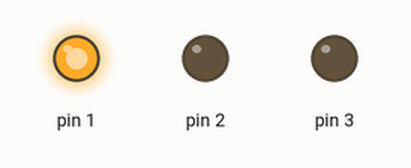
Simulated run of this sketch. Board: Arduino Uno, built with avr-gcc and run on an emulated ATmega328P. Shown: output pins drawn as LEDs (lit = HIGH).

Above: at 1.5 s.
At 4.5 s:
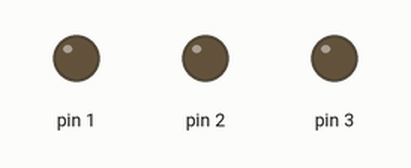
Timing chart, 0 to 7.8 s (numbered marks = the images above):
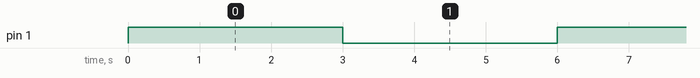

Measured:
- by itself, pin 1: alternates HIGH for 3.0 s and LOW for 3.0 s

The sketch:

Relay_Module_Control.ino
```cpp
void setup() {    // initialize digital pin 1,2,3 as an output.
pinMode(1, OUTPUT);
pinMode(2, OUTPUT);
pinMode(3, OUTPUT);
}

void loop() {             //continuously loop the program
digitalWrite(1, HIGH);   //Turn pins 1,2&3 on & off in sequnce for two rounds
delay(3000);
digitalWrite(1, LOW);
delay(3000);
}
```
